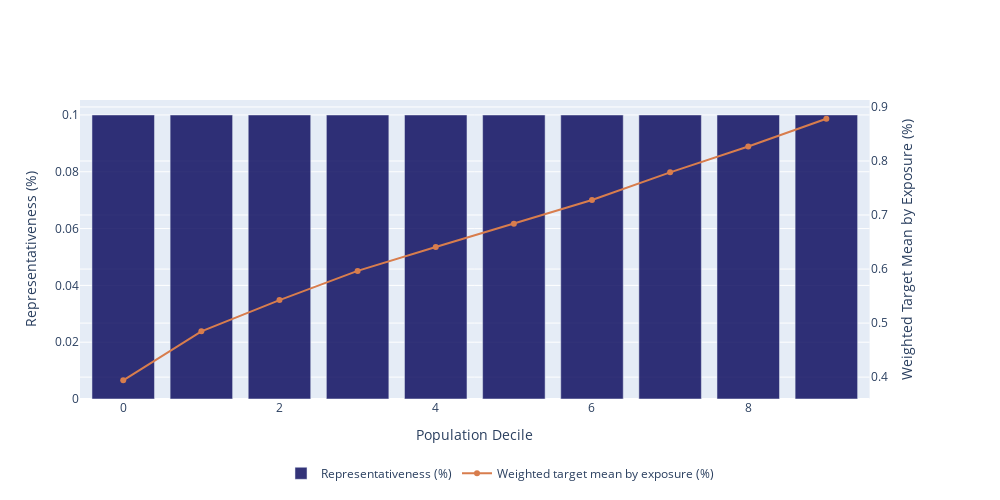

This figure's notebook cell:
### Markdown cell above
##### Target vs Score analysis

### Code cell
plot_target_vs_score(y_val, y_pred, quantiles=10)

### Figure 1 — Plotly figure (JSON) as saved in the notebook; plotly's stock layout.template omitted (floating-point values rounded to 4 significant figures)
{"data": [{"marker": {"color": "rgba(0, 0, 87, .8)"}, "name": "Representativeness (%)", "type": "bar", "x": [0, 1, 2, 3, 4, 5, 6, 7, 8, 9], "xaxis": "x", "y": [0.1, 0.1, 0.1, 0.1, 0.1, 0.1, 0.1, 0.1, 0.1, 0.1], "yaxis": "y"}, {"marker": {"color": "rgb(216, 125, 77)"}, "name": "Weighted target mean by exposure (%)", "type": "scatter", "x": [0, 1, 2, 3, 4, 5, 6, 7, 8, 9], "xaxis": "x", "y": [0.3941, 0.4847, 0.5426, 0.5966, 0.6407, 0.684, 0.7279, 0.779, 0.8268, 0.8782], "yaxis": "y2"}], "layout": {"height": 500, "legend": {"orientation": "h", "x": 0.5, "xanchor": "center", "y": -0.2}, "width": 1000, "xaxis": {"anchor": "y", "domain": [0, 0.94], "title": {"text": "Population Decile"}}, "yaxis": {"anchor": "x", "domain": [0, 1], "title": {"text": "Representativeness (%)"}}, "yaxis2": {"anchor": "x", "overlaying": "y", "side": "right", "title": {"text": "Weighted Target Mean by Exposure (%)"}}}}
